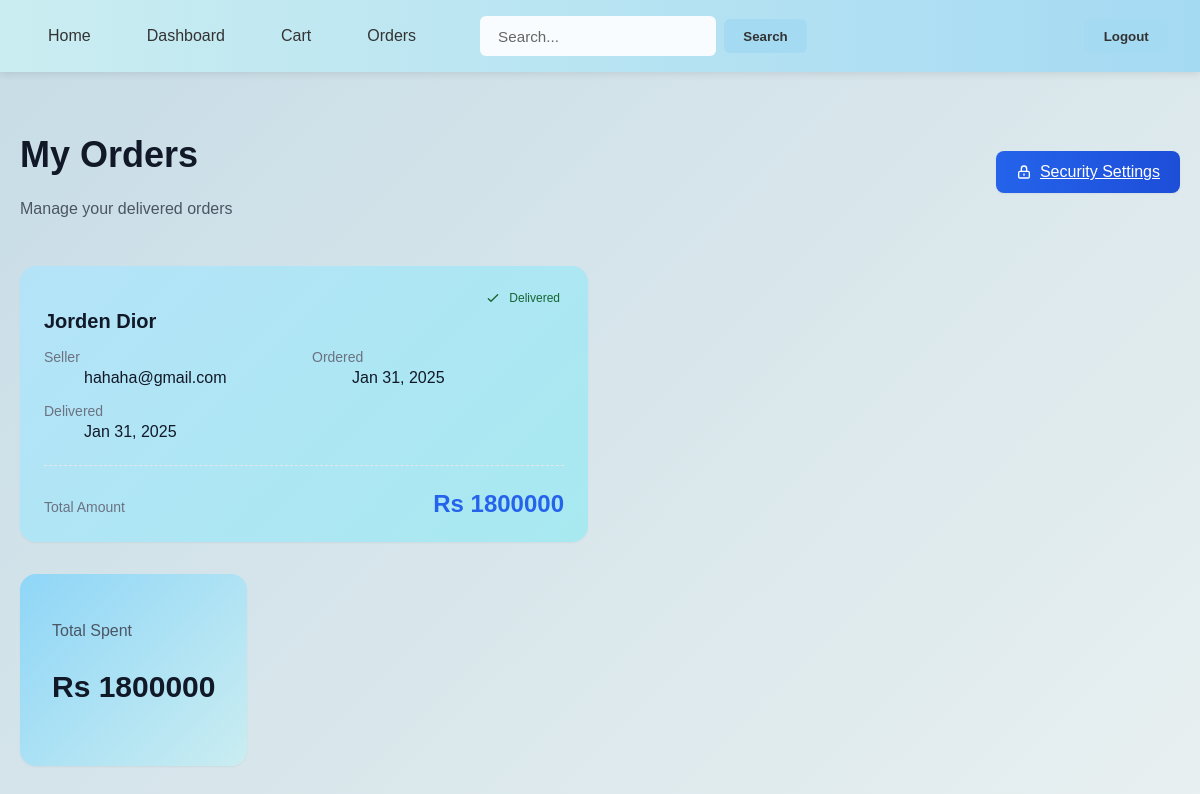
The app's page /customer/dashboard (signed in), older data.
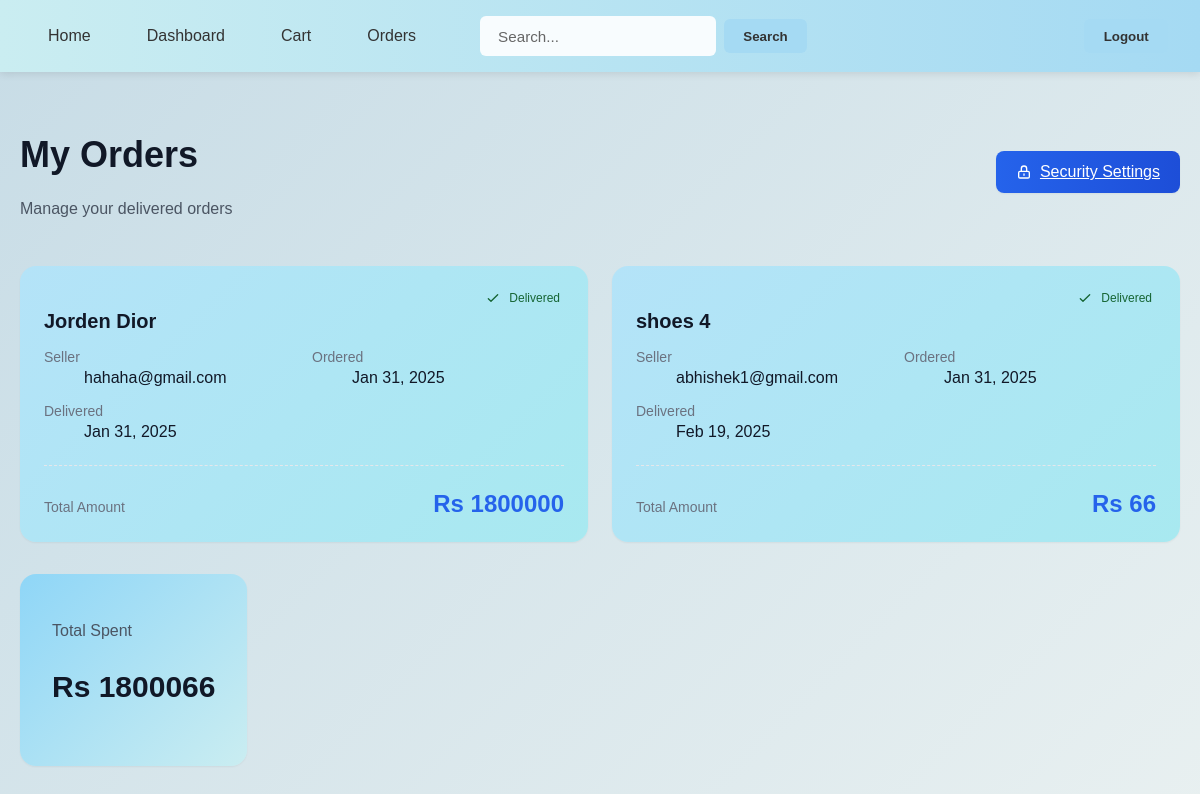
The same page, newer data.
### order/models.py (models this page shows, shortened)
class Order(models.Model):
    user = models.ForeignKey(User,on_delete=models.CASCADE,related_name='orderasuser')
    seller = models.ForeignKey(User,on_delete=models.CASCADE,related_name='orderasseller',default=None)
    items = models.ForeignKey(Product,on_delete=models.CASCADE)
    ordered_at = models.DateTimeField(auto_now_add=True)
    updated_at = models.DateTimeField(auto_now=True)
    status = models.CharField(
        max_length=20,
        choices=[('Pending', 'Pending'), ('Shipped', 'Shipped'), ('Delivered', 'Delivered'),('Cancelled','Cancelled')],
        default='Pending'
    )
    total_amount = models.DecimalField(max_digits=10, decimal_places=0, default=0.00)
    quantity = models.IntegerField(default=1)

### product/models.py (models this page shows, shortened)
class Product(models.Model):
    seller = models.ForeignKey(
        User,  # Reference to the User model
        on_delete=models.CASCADE,  # Delete products if the seller is deleted
        related_name='products'  # Allows reverse lookup (user.products.all())
    )
    name = models.CharField(max_length=255)
    description = models.TextField()
    price = models.DecimalField(max_digits=10, decimal_places=2)
    image = models.ImageField(upload_to='products/', null=False, blank=False)
    created_at = models.DateTimeField(auto_now_add=True)
    updated_at = models.DateTimeField(auto_now=True)
    quantity = models.IntegerField(default=100)

### account/models.py (models this page shows, shortened)
class User(AbstractBaseUser,PermissionsMixin):
    email = models.EmailField(verbose_name="Email",max_length=255,unique=True)#verbose_name is not nessary cuz email = is already written
    name = models.CharField(max_length=255)
    city = models.CharField(max_length=255)
    is_active = models.BooleanField(default=False)
    is_staff = models.BooleanField(default=False)
    is_superuser = models.BooleanField(default=False)
    is_customer = models.BooleanField(default=True)
    is_seller = models.BooleanField(default=False)
    created_at = models.DateTimeField(auto_now_add=True)
    updated_at = models.DateTimeField(auto_now=True)
    USERNAME_FIELD =  'email'
    objects = UserManger()
    def __str__(self):
        return self.email

### customer/views.py (the view)
# urls.py: path('dashboard',views.customer_dashboard_view,name="customer_dashboard"),
@login_and_role_required("customer")
def customer_dashboard_view(request):
    products = Order.objects.filter(user = request.user)
    total = 0
    for p in products:
        if p.status == "Delivered":
            total += p.total_amount
    context = {
        'products':products,
        'total':total
    }
    return render(request,'customer/dashboard.html',context)

### customer/templates/customer/dashboard.html (shortened to what this page needs)
{% extends "account/base.html" %}
{% block content %}
<div class="dashboard">
    <div class="container mx-auto px-4 py-8">
        <header class="dashboard-header">
            <div class="header-content">
                <div>
                    <h1 class="title">My Orders</h1>
                    <p class="subtitle">Manage your delivered orders</p>
                </div>
                <a href="{% url 'password_change' %}" class="security-btn">
                    <svg class="btn-icon" fill="none" stroke="currentColor" viewBox="0 0 24 24">
                        <path stroke-linecap="round" stroke-linejoin="round" stroke-width="2" d="M12 15v2m-6 4h12a2 2 0 002-2v-6a2 2 0 00-2-2H6a2 2 0 00-2 2v6a2 2 0 002 2zm10-10V7a4 4 0 00-8 0v4h8z"/>
                    </svg>
                    Security Settings
                </a>
            </div>
        </header>
        {% if products %}
        <div>
            <div class="products-grid">
                {% for product in products %}
                    {% if product.status == "Delivered" %}
                    <div class="product-card">
                        <div class="card-image-container">
                            <span class="status-badge">
                                <svg class="btn-icon" fill="none" stroke="currentColor" viewBox="0 0 24 24">
                                    <path stroke-linecap="round" stroke-linejoin="round" stroke-width="2" d="M5 13l4 4L19 7"/>
                                </svg>
                                Delivered
                            </span>
                        </div>
                        <div class="card-content">
                            <h3 class="product-title">{{ product.items.name }}</h3>
                            <div class="product-details">
                                <div>
                                    <dt class="detail-label">Seller</dt>
                                    <dd class="detail-value">{{ product.seller }}</dd>
                                </div>
                                <div>
                                    <dt class="detail-label">Ordered</dt>
                                    <dd class="detail-value">{{ product.ordered_at|date:"M d, Y" }}</dd>
                                </div>
                                <div>
                                    <dt class="detail-label">Delivered</dt>
                                    <dd class="detail-value">{{ product.updated_at|date:"M d, Y" }}</dd>
                                </div>
                            </div>
                            <div class="price-section">
                                <span class="price-label">Total Amount</span>
                                <span class="price-value">Rs {{ product.total_amount }}</span>
                            </div>
                        </div>
                    </div>
                    {% endif %}
                {% endfor %}
            </div>
            <div class="total-section">
                <div class="total-content">
                    <div>
                        <p class="total-label">Total Spent </i></p>
                        <p class="total-value">Rs {{ total }}</p>
                    </div>
                </div>
            </div>
        </div>
        {% endif %}
    </div>
</div>
{% endblock content %}

Row changes from the older to the newer data that the page shows:
now on this page (row edited): Order: items.name "shoes 4", seller "abhishek1@gmail.com", ordered_at "Jan 31, 2025", updated_at "Feb 19, 2025", total_amount "66"
Text that changed along with them:
{{ total }}: "1800000" → "1800066"
